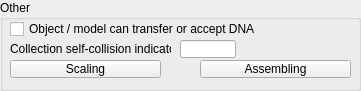
  <widget class="QGroupBox" name="groupBox_8">
   <property name="geometry">
    <rect>
     <x>10</x>
     <y>450</y>
     <width>361</width>
     <height>91</height>
    </rect>
   </property>
   <property name="title">
    <string>Other</string>
   </property>
   <property name="flat">
    <bool>false</bool>
   </property>
   <widget class="QToolButton" name="qqOpenScalingDialog">
    <property name="geometry">
     <rect>
      <x>10</x>
      <y>60</y>
      <width>151</width>
      <height>18</height>
     </rect>
    </property>
    <property name="focusPolicy">
     <enum>Qt::StrongFocus</enum>
    </property>
    <property name="text">
     <string>Scaling</string>
    </property>
   </widget>
   <widget class="QToolButton" name="qqAssembling">
    <property name="geometry">
     <rect>
      <x>200</x>
      <y>60</y>
      <width>151</width>
      <height>18</height>
     </rect>
    </property>
    <property name="focusPolicy">
     <enum>Qt::StrongFocus</enum>
    </property>
    <property name="text">
     <string>Assembling</string>
    </property>
   </widget>
   <widget class="QCheckBox" name="qqUpdatable">
    <property name="geometry">
     <rect>
      <x>10</x>
      <y>20</y>
      <width>281</width>
      <height>18</height>
     </rect>
    </property>
    <property name="focusPolicy">
     <enum>Qt::StrongFocus</enum>
    </property>
    <property name="text">
     <string>Object / model can transfer or accept DNA</string>
    </property>
   </widget>
   <widget class="QLineEdit" name="qqSelfCollisionIndicator">
    <property name="geometry">
     <rect>
      <x>180</x>
      <y>40</y>
      <width>56</width>
      <height>18</height>
     </rect>
    </property>
   </widget>
   <widget class="QLabel" name="label_3">
    <property name="geometry">
     <rect>
      <x>10</x>
      <y>40</y>
      <width>161</width>
      <height>18</height>
     </rect>
    </property>
    <property name="text">
     <string>Collection self-collision indicator</string>
    </property>
   </widget>
  </widget>
